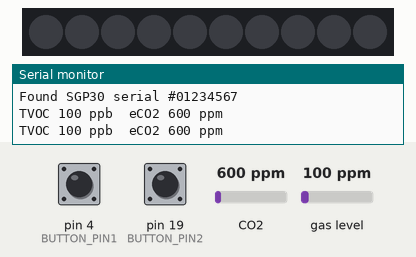
Simulated run of this sketch. Board: Arduino Uno, built with avr-gcc and run on an emulated ATmega328P. On the bench: 10 RGB LEDs in strip order, left to right, the last lines printed to the serial monitor. The inputs (shaded band) are chosen by the test bench; at power-on: CO2 600 ppm, pin 19 (BUTTON_PIN2) HIGH, gas level 100 ppm, pin 4 (BUTTON_PIN1) HIGH. Dim RGB values are drawn brighter than linear.

Above: at 1.8 s.
1.9 s: CO2 set to 532 ppm
4.2 s: CO2 set to 467 ppm
At 7.3 s:
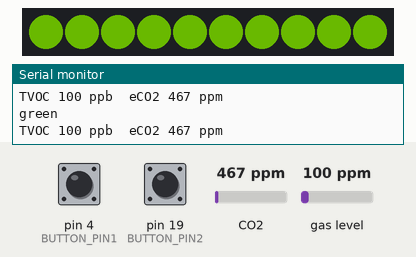
7.6 s: pin 19 (BUTTON_PIN2) pulled LOW for 1.2 s
At 10.0 s:
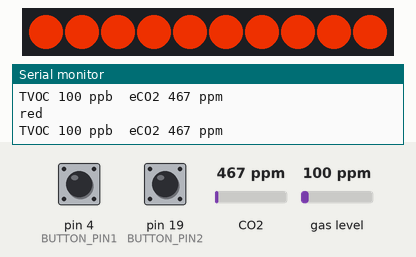
10.7 s: gas level set to 20 ppm
At 13.59 s:
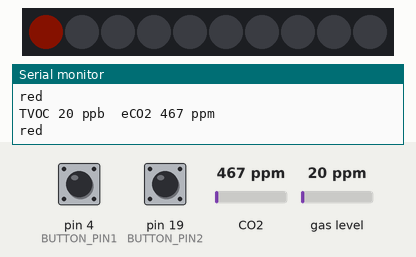
14.8 s: pin 4 (BUTTON_PIN1) pulled LOW for 1.2 s
At 16.63 s:
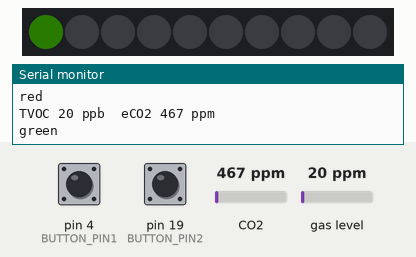
18.2 s: CO2 set to 1050 ppm
At 20.9 s:
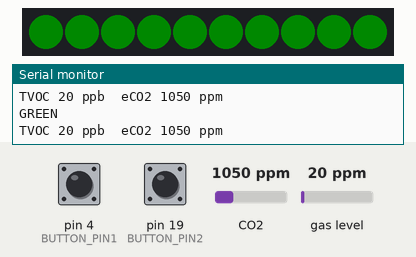

Measured:
- the behaviour switches between 500 and 499 ppm on CO2 (found by bisection; images 0 and 1)
- after the input at 4.2 s, the LEDs: first change after 1.8 s (image 1 shows a later state)
- after the input at 7.6 s, the LEDs: first differ from a run without the input after 1.5 s (image 2 shows a later state)
- after the input at 14.8 s, the LEDs: first differ from a run without the input after 1.8 s (image 4)
- what the display in image 1 shows lasts 1.0 s, from 6.5 s to 7.5 s

The sketch:

CO2sensorNoBluetooth.ino
```cpp
#include <Wire.h>
#include "Adafruit_SGP30.h"

Adafruit_SGP30 sgp;

/* return absolute humidity [mg/m^3] with approximation formula
* @param temperature [°C]
* @param humidity [%RH]
*/
uint32_t getAbsoluteHumidity(float temperature, float humidity) {
    // approximation formula from Sensirion SGP30 Driver Integration chapter 3.15
    const float absoluteHumidity = 216.7f * ((humidity / 100.0f) * 6.112f * exp((17.62f * temperature) / (243.12f + temperature)) / (273.15f + temperature)); // [g/m^3]
    const uint32_t absoluteHumidityScaled = static_cast<uint32_t>(1000.0f * absoluteHumidity); // [mg/m^3]
    return absoluteHumidityScaled;
}

#include <Adafruit_NeoPixel.h>

#define PIXEL_PIN 17 // Digital IO pin connected to the NeoPixels.

#define PIXEL_COUNT 10

Adafruit_NeoPixel strip = Adafruit_NeoPixel(PIXEL_COUNT, PIXEL_PIN, NEO_GRB + NEO_KHZ400);

#define BUTTON_PIN1 4 //good
#define BUTTON_PIN2 19 //bad

bool oldState1 = HIGH;
bool oldState2 = HIGH;
bool beingBad = false;

void setup() {
  Serial.begin(9600);

  pinMode(BUTTON_PIN1, INPUT_PULLUP);
  pinMode(BUTTON_PIN2, INPUT_PULLUP);

  Serial.println("SGP30 test");
  strip.begin();
  if (! sgp.begin()){
    Serial.println("Sensor not found :(");
    while (1);
  }
  Serial.print("Found SGP30 serial #");
  Serial.print(sgp.serialnumber[0], HEX);
  Serial.print(sgp.serialnumber[1], HEX);
  Serial.println(sgp.serialnumber[2], HEX);

  // If you have a baseline measurement from before you can assign it to start, to 'self-calibrate'
  //sgp.setIAQBaseline(0x8E68, 0x8F41);  // Will vary for each sensor!
}

int counter = 0;
void loop() {
ButtonPress();
SensorReading();
SensorPixelColor();

}


void SensorReading()
{
    // If you have a temperature / humidity sensor, you can set the absolute humidity to enable the humditiy compensation for the air quality signals
  //float temperature = 22.1; // [°C]
  //float humidity = 45.2; // [%RH]
  //sgp.setHumidity(getAbsoluteHumidity(temperature, humidity));

  if (! sgp.IAQmeasure()) {
    Serial.println("Measurement failed");
    return;
  }
  Serial.print("TVOC "); Serial.print(sgp.TVOC); Serial.print(" ppb\t");
  Serial.print("eCO2 "); Serial.print(sgp.eCO2); Serial.println(" ppm");

  if (! sgp.IAQmeasureRaw()) {
    Serial.println("Raw Measurement failed");
    return;
  }
  //Serial.print("Raw H2 "); Serial.print(sgp.rawH2); Serial.print(" \t");
  //Serial.print("Raw Ethanol "); Serial.print(sgp.rawEthanol); Serial.println("");

  delay(1000);

  counter++;
  if (counter == 30) {
    counter = 0;

    uint16_t TVOC_base, eCO2_base;
    if (! sgp.getIAQBaseline(&eCO2_base, &TVOC_base)) {
      Serial.println("Failed to get baseline readings");
      return;
    }
    Serial.print("****Baseline values: eCO2: 0x"); Serial.print(eCO2_base, HEX);
    Serial.print(" & TVOC: 0x"); Serial.println(TVOC_base, HEX);
  }
  }

void SensorPixelColor()
{
      if (sgp.eCO2 < 500 && beingBad == false)
    {
      Serial.println("green");
      colorWipe(strip.Color(40, 70, 0), 50); //light
      }

    if (sgp.eCO2 > 1000 && beingBad== false)
    {
      Serial.println("GREEN");
      colorWipe(strip.Color(0, 255 ,20), 50); // dark
      }

    if (sgp.eCO2 < 500 && beingBad == true)
    {
      Serial.println("red");
      colorWipe(strip.Color(200, 40, 0), 50); // light
      }

      if (sgp.eCO2 > 1000 && beingBad == true)
    {
      Serial.println("RED");
      colorWipe(strip.Color(255, 0, 0), 50); // Dark
      }

    if (sgp.TVOC < 100) {
      strip.setBrightness(10);
      }

    if (sgp.TVOC >= 300) {
      strip.setBrightness(25);
      }

    if (sgp.TVOC >= 400){
      strip.setBrightness(50);
      }
    if  (sgp.TVOC >= 700){
    strip.setBrightness(100);
    }
  }

void colorWipe(uint32_t c, uint8_t wait) {
for(uint16_t i=0; i<strip.numPixels(); i++) {

strip.setPixelColor(i, c);
strip.show();

delay(wait);
}
}

void ButtonPress()
{
  // Get current button state.
bool newState1 = digitalRead(BUTTON_PIN1);
strip.clear(); // Initialize all pixels to ‘off’
// Check if state changed from high to low (button press).
if (newState1 == LOW && oldState1 == HIGH) {
// Short delay to debounce button.
delay(20);
// Check if button is still low after debounce.
newState1 = digitalRead(BUTTON_PIN1);
if (newState1 == LOW) {
beingBad = false;
}

}

// Set the last button state to the old state.
oldState1 = newState1;

// Get current button state.
bool newState2 = digitalRead(BUTTON_PIN2);
strip.clear(); // Initialize all pixels to ‘off’
// Check if state changed from high to low (button press).
if (newState2 == LOW && oldState2 == HIGH) {
// Short delay to debounce button.
delay(20);
// Check if button is still low after debounce.
newState2 = digitalRead(BUTTON_PIN2);
if (newState2 == LOW) {
beingBad = true;
}

}

// Set the last button state to the old state.
oldState2 = newState2;

//Serial.println(beingBad);

}
```
